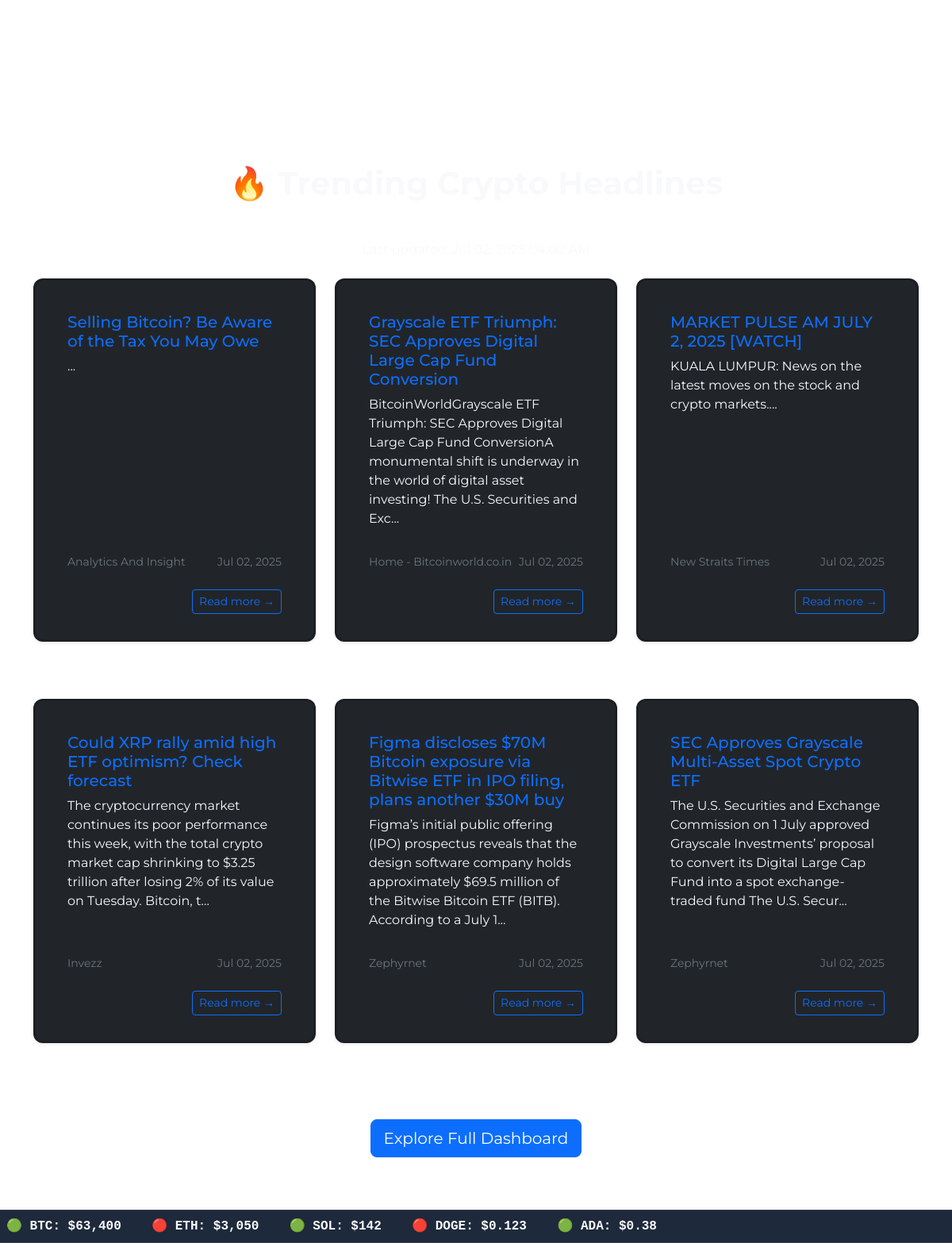
The app's page / (lower part), older data.
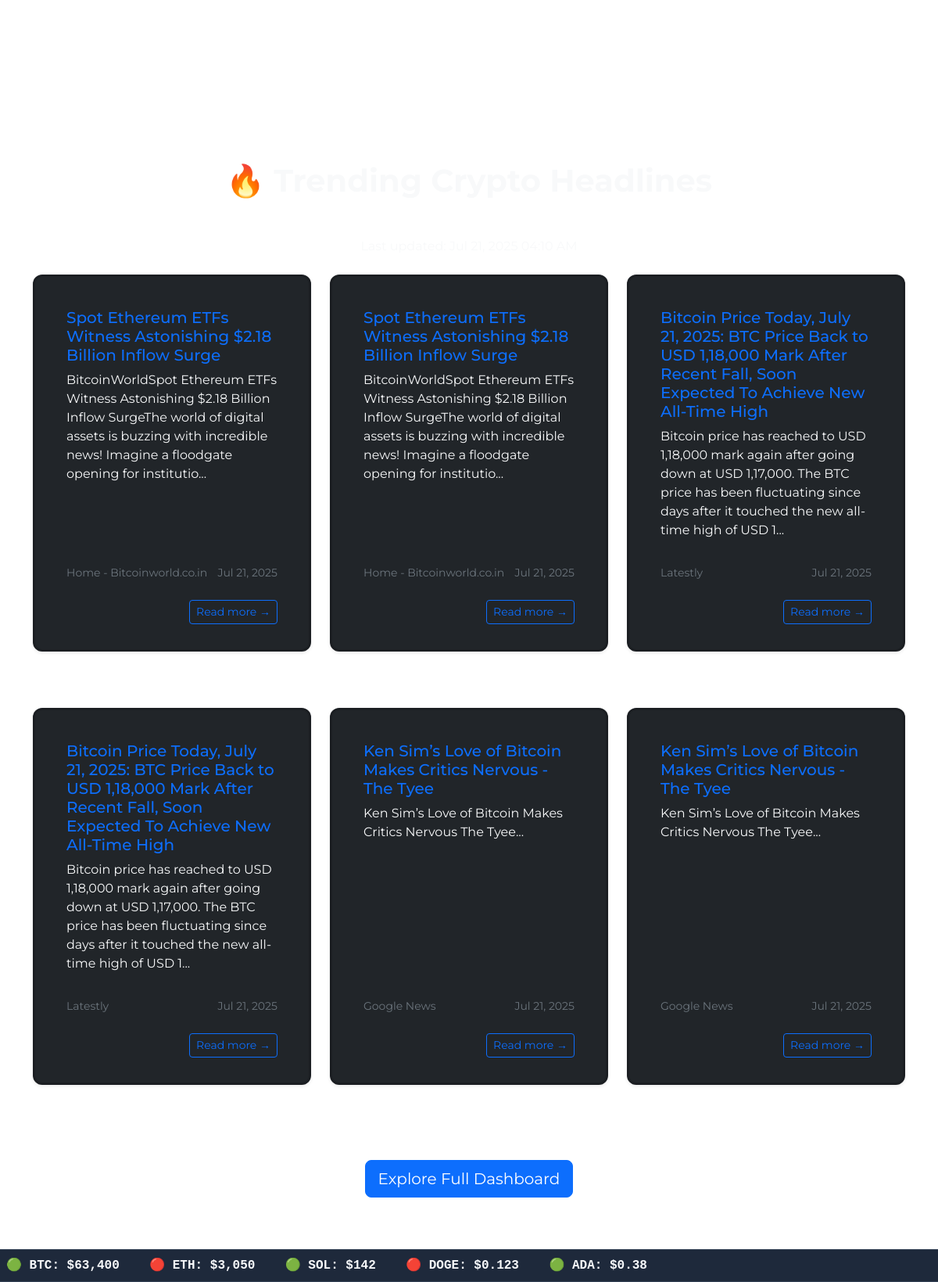
The same page, newer data.
### models.py (models this page shows)
class NewsArticle(Base):
    __tablename__ = "news_articles"
    id = Column(Integer, primary_key=True, index=True)
    title = Column(String, nullable=False)
    summary = Column(String)
    url = Column(String, nullable=False)
    source = Column(String)
    published_at = Column(DateTime)

### app.py (the view)
@app.route('/')
def index():
    session = SessionLocal()
    sample_articles = (session.query(NewsArticle)
                       .order_by(NewsArticle.published_at.desc())
                       .limit(6)
                       .all())
    session.close()
    return render_template('landing_page.html', sample_articles=sample_articles, last_updated=get_last_updated())

### app.py (called while the page is built)
def get_last_updated():
    session = SessionLocal()
    latest_article = session.query(NewsArticle).order_by(NewsArticle.published_at.desc()).first()
    session.close()
    return latest_article.published_at.strftime('%b %d, %Y %I:%M %p') if latest_article else "N/A"

### templates/landing_page.html (shortened to what this page needs)
{% extends "index.html" %}
{% block stylesheet %}
    <link rel="stylesheet" href="{{ url_for('static', filename='css/landing.css') }}">
{% endblock %}
{% block landing_page %}
        <div data-aos="zoom-in"
            data-aos-easing="ease-in-back"
            data-aos-delay="300"
            data-aos-offset="0"
            data-aos-anchor-placement="top-center">
        <div class="landing-content">
            <section class="py-5 text-light" id="landing-content">
                <div class="container">
                    <h2 class="text-center mb-5 display-6 fw-bold">
                    🔥 Trending Crypto Headlines
                    </h2>
                    <div class="text-center mb-4">
                    </div>
                    <div class="row g-4">
                    {% for preview in sample_articles %}
                    <div class="col-12 col-sm-6 col-lg-4 mb-5">
                        <div class="card h-100 border-3 shadow-sm bg-dark text-light">
                            <div class="card-body d-flex flex-column">
                                <h5 class="card-title text-primary">{{ preview.title }}</h5>
                                <p class="card-text flex-grow-1">
                                {{ preview.summary[:180] ~ '...' or "Summary unavailable." }}
                                </p>
                                <div class="d-flex justify-content-between align-items-center text-secondary small mt-3">
                                <span>{{ preview.source }}</span>
                                <span>
                                    {% if preview.published_at %}
                                    {{ preview.published_at.strftime('%b %d, %Y') }}
                                    {% endif %}
                                </span>
                                </div>
                            </div>
                            <div class="card-footer bg-transparent border-0 text-end">
                                <a href="{{ preview.url }}" class="btn btn-outline-primary btn-sm" target="_blank">
                                Read more →
                                </a>
                            </div>
                        </div>
                    </div>
                    {% endfor %}
                    </div>
                    <div class="text-center mt-5">
                    <a href="/news" class="btn btn-primary btn-lg">
                        Explore Full Dashboard
                    </a>
                    </div>
                </div>
            </section>
        </div>
    </div>
{% endblock %}

Row changes from the older to the newer data that the page shows:
no longer on this page (row unchanged): NewsArticle: title "Selling Bitcoin? Be Aware of the Tax You May Owe", summary "...", source "Analytics And Insight", published_at "Jul 02, 2025"
no longer on this page (row unchanged): NewsArticle: title "Grayscale ETF Triumph: SEC Approves Digital Large Cap Fund Conversion", summary "BitcoinWorldGrayscale ETF Triumph: SEC Approves Digital Large Cap Fund ConversionA monumental shift is underway in the world of digital asset investing! The U.S. Securities and Exc...", source "Home - Bitcoinworld.co.in", published_at "Jul 02, 2025"
no longer on this page (row unchanged): NewsArticle: title "MARKET PULSE AM JULY 2, 2025 [WATCH]", summary "KUALA LUMPUR: News on the latest moves on the stock and crypto markets....", source "New Straits Times", published_at "Jul 02, 2025"
no longer on this page (row unchanged): NewsArticle: title "Could XRP rally amid high ETF optimism? Check forecast", summary "The cryptocurrency market continues its poor performance this week, with the total crypto market cap shrinking to $3.25 trillion after losing 2% of its value on Tuesday. Bitcoin, t...", source "Invezz", published_at "Jul 02, 2025"
no longer on this page (row unchanged): NewsArticle: title "Figma discloses $70M Bitcoin exposure via Bitwise ETF in IPO filing, plans another $30M buy", summary "Figma’s initial public offering (IPO) prospectus reveals that the design software company holds approximately $69.5 million of the Bitwise Bitcoin ETF (BITB). According to a July 1...", source "Zephyrnet", published_at "Jul 02, 2025"
no longer on this page (row unchanged): NewsArticle: title "SEC Approves Grayscale Multi-Asset Spot Crypto ETF", summary "The U.S. Securities and Exchange Commission on 1 July approved Grayscale Investments’ proposal to convert its Digital Large Cap Fund into a spot exchange-traded fund The U.S. Secur...", source "Zephyrnet", published_at "Jul 02, 2025"
added NewsArticle: title "Spot Ethereum ETFs Witness Astonishing $2.18 Billion Inflow Surge", summary "BitcoinWorldSpot Ethereum ETFs Witness Astonishing $2.18 Billion Inflow SurgeThe world of digital assets is buzzing with incredible news! Imagine a floodgate opening for institutio...", source "Home - Bitcoinworld.co.in", published_at "Jul 21, 2025"
added NewsArticle: title "Spot Ethereum ETFs Witness Astonishing $2.18 Billion Inflow Surge", summary "BitcoinWorldSpot Ethereum ETFs Witness Astonishing $2.18 Billion Inflow SurgeThe world of digital assets is buzzing with incredible news! Imagine a floodgate opening for institutio...", source "Home - Bitcoinworld.co.in", published_at "Jul 21, 2025"
added NewsArticle: title "Bitcoin Price Today, July 21, 2025: BTC Price Back to USD 1,18,000 Mark After Recent Fall, Soon Expected To Achieve New All-Time High", summary "Bitcoin price has reached to USD 1,18,000 mark again after going down at USD 1,17,000. The BTC price has been fluctuating since days after it touched the new all-time high of USD 1...", source "Latestly", published_at "Jul 21, 2025"
added NewsArticle: title "Bitcoin Price Today, July 21, 2025: BTC Price Back to USD 1,18,000 Mark After Recent Fall, Soon Expected To Achieve New All-Time High", summary "Bitcoin price has reached to USD 1,18,000 mark again after going down at USD 1,17,000. The BTC price has been fluctuating since days after it touched the new all-time high of USD 1...", source "Latestly", published_at "Jul 21, 2025"
added NewsArticle: title "Ken Sim’s Love of Bitcoin Makes Critics Nervous - The Tyee", summary "Ken Sim’s Love of Bitcoin Makes Critics Nervous The Tyee...", source "Google News", published_at "Jul 21, 2025"
added NewsArticle: title "Ken Sim’s Love of Bitcoin Makes Critics Nervous - The Tyee", summary "Ken Sim’s Love of Bitcoin Makes Critics Nervous The Tyee...", source "Google News", published_at "Jul 21, 2025"
